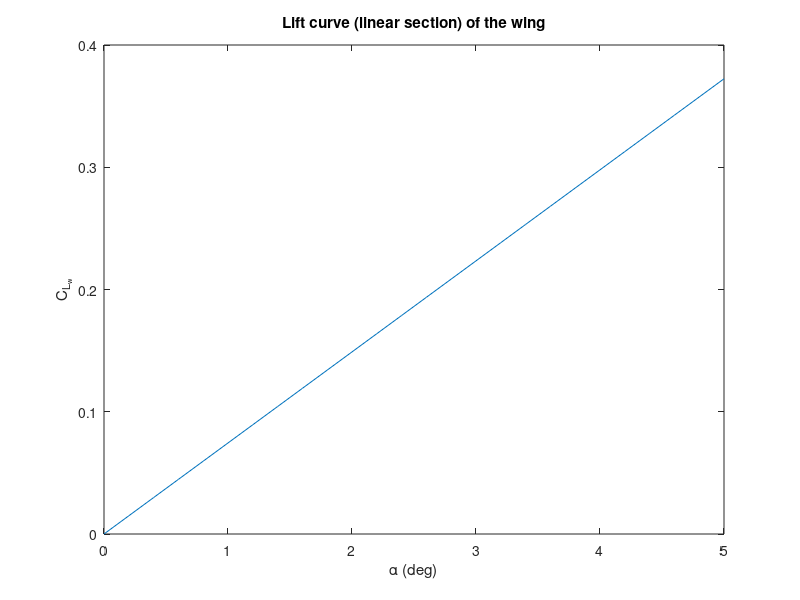
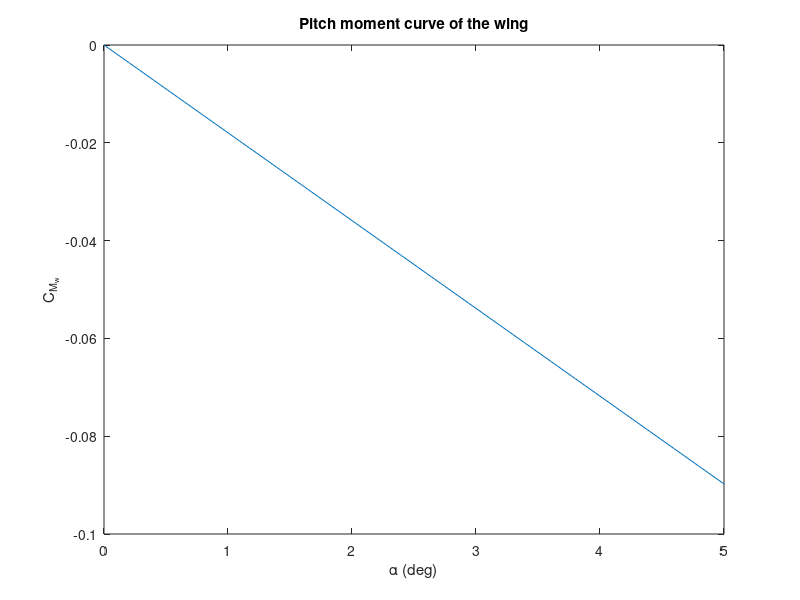
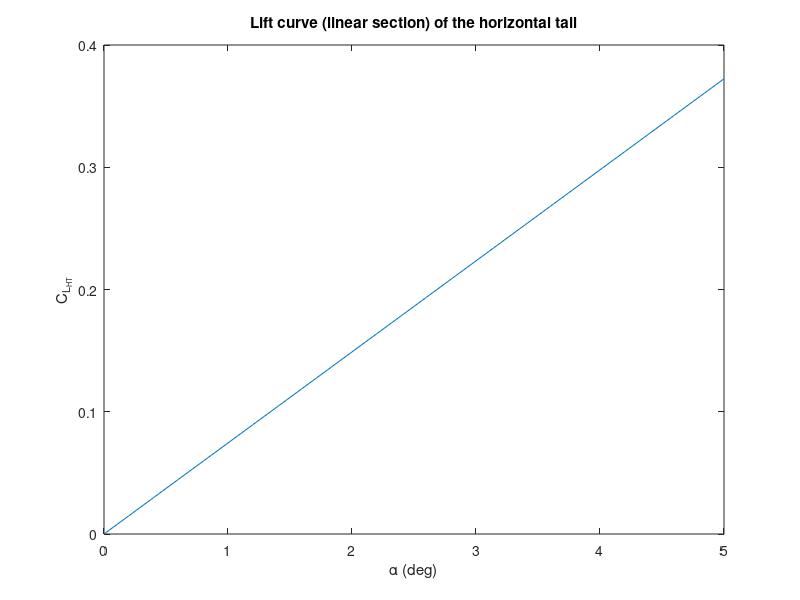
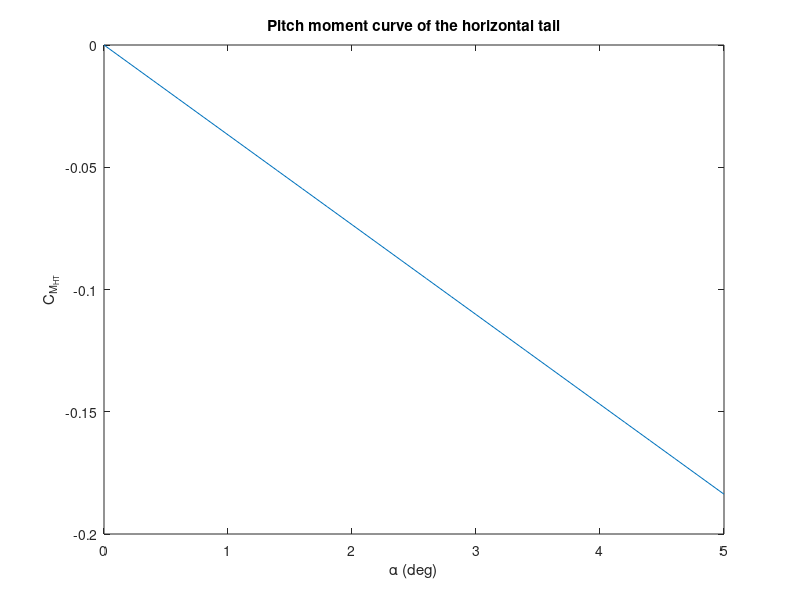

The MATLAB script that drew these images, in order:
%%%% BALSA WOOD GLIDER CALCULATIONS %%%%
%%%% Design limits:
% Max wingspan: 500 mm 
% Max fuselage length: 500 mm
% Max chord length = 100 mm
% Fuselage building material available: 5 x 15 x 1000 mm
% Lifting surfaces building material available: 2.5 x 100 x 1000 mm
close all; clc; clear

%% Constants and design parameters
Cl_alpha = 0.11 * 180 / pi; % Sectional lift curve slope of flat plate [rad^-1]
eps_slope = 0.1;            % (\partial \varepsilon) / (\partial \alpha)
etaHT = 1;                 % Tail effectiveness: eta_HT = qt/q

alpha = 0:0.2:5;            % Range of angles of attack calculated [deg]

%% Initial reference surface estimation
% Assume the glider has the highest values for fuselage length and
% wingspan. Rectangular planform shape:

b = 400;            % Wingspan [mm]
AR = 5;             % Aspect ratio [-]; should be between 4.5 and 7.5
c = b/AR;           % Mean chord [mm]
S = b^2/AR;         % Wing area (reference area)

xf = 420;           % Dim. of fuselage x (length)
yf = 15;            % y
zf = 5;             % z

xt = 40;            % Dim. of tail x (chord)
yt = 340;           % y 
zt = 2.5;           % z

xw = 100;           % Dim. of wingspan x
yw = b;             % y
zw = zt;            % z
    
V_t = xt*yt*zt;     % Tail volume
V_w = xw*yw*zw;     % Wing volume
V_f = xf*yf*zf;     % Fuselage volume

% Centroid calculations
xLE_w = 150;        % Position of wing LE from nose      
xj_w = 50;          % Position of wing centroid with reference to wing LE
xLE_t = 440-80;        % Position of tail LE from nose  
xj_t = 20;          % Position of tail centroid with reference to tail LE
xLE_VT = 460;       % Position of vertical tail LE from nose
xj_VT = 20;         % Poistion of vertical tail centroid with reference to vertical tail LE

xi_t = xLE_t + xj_t;    % Position of wing centroid with reference to nose
xi_w = xLE_w + xj_w;    % Position of tail centroid with reference to nose
xi_VT = xLE_VT + xj_VT; % Position of vertical tail centroid with reference to nose
xi_f = xf/2;            % Position of fuselage centroid

x_cg_w = 50;            % Centre of gravity of the wing

%% Calculation of wing lift coefficient of lifting surfaces
CL_alpha = Cl_alpha * AR / (2+sqrt(AR^2 + 4));                  % Lift curve slope of flat plate eq(9-73)

%% Initial estimations for horizontal and vertical tail
S_H = 0.2 * S;          % Horizontal tail area
S_T = 0.5 * S_H;        % Vertical tail planform area

Vol_w = S * 2.5;        % Wing volume
Vol_HT = S_H * 2.5;     % Horizontal tail volume
Vol_VT = S_T * 2.5;     % Vertical tail volume

% Mass addition
M = 0.005;              % Added mass [kg]
rho_B = 120;            % Density of balsa wood [kg * m^-3]
Vol_M = M/rho_B * 10^9;   % Equivalent balsa wood volume of the added mass [mm^3]
xi_M = 10;              % Position of the added mass with reference to the nose
x_M = xi_M - xLE_w;     % Position of the added mass with reference to wing LE


x_cg = (xi_w*Vol_w + xi_t * Vol_HT + xi_f * V_f + xi_VT * Vol_VT + x_M * Vol_M)/...
       (Vol_HT + Vol_w + V_f + Vol_VT + Vol_M);    % Centre of Mass with respect to nose
x_cg_bar = x_cg / c;    % Dimensionless centre of mass with respect to nose                 

% Centre of mass with respect to wing LE
x_cg_2 = x_cg - xLE_w;
x_cg_2_bar = x_cg_2/c;

%% Wing Contribution
% Equations (24-67), (24-71)
x_ac_w = c/4;                                           % Aerodynamic centre of the wing
x_ac_w_bar = 1/4;                                       % Dimensionless aerodynamic centre of the wing

CL0_w = 0;                                              % Zero lift coefficient of the wing (symmetrical)
CMac_w = 0;                                             % Moment coefficient of the wing about its AC (symmetrical wing)

CM0_w = CMac_w + CL0_w * (x_cg_2_bar - x_ac_w_bar);     % Residual pitch moment coefficient of the wing (symmetrical)
CMalpha_w = CL_alpha * (x_cg_2_bar - x_ac_w_bar);       % Longitudinal Stability derivative of the wing (- for stability)

% CL_w plot (linear part)
CL_w = CL0_w + CL_alpha * deg2rad(alpha);
figure(1)
plot(alpha, CL_w);
xlabel('\alpha (deg)')
ylabel('C_{L_w}')
title('Lift curve (linear section) of the wing')

% CM_w plot
CM_w = CM0_w + CMalpha_w * deg2rad(alpha);
figure(2)
plot(alpha, CM_w);
xlabel('\alpha (deg)')
ylabel('C_{M_w}')
title('Pitch moment curve of the wing')

%% Horizontal Tail Contribution
% Equations (24-68) and (24-73)
x_ac_HT = xt/4 + xLE_t - xLE_w;                         % Aerodynamic centre of the tail
x_ac_HT_bar = x_ac_HT / c;

CL0_HT = 0;                                             % Zero lift coefficient of the wing (symmetrical)
CMac_HT = 0;                                            % Moment coefficient of the wing about its AC (symmetrical wing)   

l_HT_bar = (x_ac_HT - x_cg_2)/c;                        % Distance from CG to AC_HT

CM0_HT = CMac_HT + CL0_HT * (l_HT_bar);                 % Residual pitch moment coefficient of the HT (symmetrical)

VHT = S_H*l_HT_bar/S;                                   % Horizontal tail volume
CMalpha_HT = -etaHT * VHT * CL_alpha * (1-eps_slope);   % Longitudinal Stability derivative of the HT (- for stability)

% CL_HT plot (linear part)
CL_HT = CL0_HT + CL_alpha * deg2rad(alpha);
figure(3)
plot(alpha, CL_HT);
xlabel('\alpha (deg)')
ylabel('C_{L_{HT}}')
title('Lift curve (linear section) of the horizontal tail')

% CM_HT plot
CM_HT = CM0_HT + CMalpha_HT * deg2rad(alpha);
figure(4)
plot(alpha, CM_HT);
xlabel('\alpha (deg)')
ylabel('C_{M_{HT}}')
title('Pitch moment curve of the horizontal tail')

%% Stick-fixed longitudinal stability
i_w = 0;                                            % Wing incidence angle
i_t = 0;                                            % Tail incidence angle

% Aerodynamic centre of glider CHECK THE ORIGIN OF THIS!
x_ac_bar = (x_ac_w_bar + CL_alpha/CL_alpha * etaHT * S_H/S * x_ac_HT_bar * (1-eps_slope))/...
            (1+CL_alpha/CL_alpha * etaHT * S_H/S * (1-eps_slope)); 

dfus = 2*sqrt((yf/2)^2 + (zf/2)^2);                 % "Diameter" of the fuselage
K_WB = 1 + 0.025 * (dfus/b) - 0.25 * (dfus/b)^2;    % Fuselage correction factor                 

CL0 = CL0_w + etaHT * S_H/S * CL0_HT;                                                   % Zero lift coefficient of glider
CLalpha = K_WB * CL_alpha + etaHT * S_H/S * CL_alpha * (1-eps_slope);                   % Slope of lift curve of glider
CM0 = CM0_w + etaHT * VHT * CL_alpha * (i_w + i_t);                                     % Residual moment coefficient of glider
CMalpha = CL_alpha * (x_cg_2_bar - x_ac_bar) - etaHT * VHT * CL_alpha * (1-eps_slope);   % Longitudinal stability of glider
CMalpha_true = CMalpha * pi/180

% CL_TOT plot (linear part)
CL = CL0 + CLalpha * deg2rad(alpha);
figure(5)
plot(alpha, CL);
xlabel('\alpha (deg)')
ylabel('C_{L}')
title('Lift curve (linear section) of the glider')

% CM_TOT plot
CM = CM0 + CMalpha * deg2rad(alpha);
figure(6)
plot(alpha, CM);
xlabel('\alpha (deg)')
ylabel('C_{M}')
title('Pitch moment curve of the glider')

   
            
SM = x_ac_bar - x_cg_2_bar           % Static margin
SM_2 = -CMalpha/CLalpha
